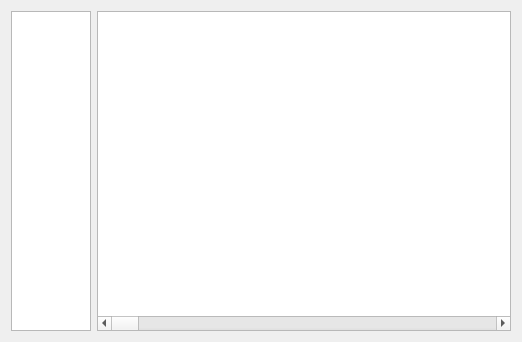
<ui version="4.0" >
 <author>Tamino Dauth</author>
 <class>TextView</class>
 <widget class="QWidget" name="TextView" >
  <property name="geometry" >
   <rect>
    <x>0</x>
    <y>0</y>
    <width>522</width>
    <height>342</height>
   </rect>
  </property>
  <property name="windowTitle" >
   <string>Form</string>
  </property>
  <layout class="QGridLayout" >
   <item row="0" column="0" >
    <layout class="QHBoxLayout" >
     <item>
      <widget class="QListWidget" name="listWidget" >
       <property name="maximumSize" >
        <size>
         <width>80</width>
         <height>16777215</height>
        </size>
       </property>
       <property name="verticalScrollBarPolicy" >
        <enum>Qt::ScrollBarAsNeeded</enum>
       </property>
      </widget>
     </item>
     <item>
      <widget class="vjasside::TextEdit" name="textEdit" >
       <property name="lineWrapMode" >
        <enum>QTextEdit::FixedPixelWidth</enum>
       </property>
       <property name="lineWrapColumnOrWidth" >
        <number>65535</number>
       </property>
       <property name="acceptRichText" >
        <bool>false</bool>
       </property>
       <property name="textInteractionFlags" >
        <set>Qt::TextEditorInteraction</set>
       </property>
      </widget>
     </item>
    </layout>
   </item>
  </layout>
 </widget>
 <customwidgets>
  <customwidget>
   <class>vjasside::TextEdit</class>
   <extends>QTextEdit</extends>
   <header>src/textedit.h</header>
  </customwidget>
 </customwidgets>
 <resources/>
 <connections/>
</ui>
